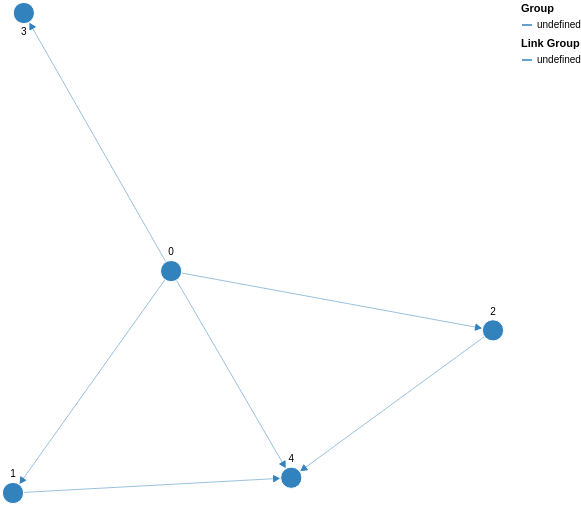

The Vega-Lite source for this figure:
### Vega specification from a JSON file in a GitHub repository (floating-point values rounded to 4 significant figures)
{"$schema": "https://vega.github.io/schema/vega/v5.json", "description": "A node-link diagram with force-directed layout.", "width": 500, "height": 500, "padding": 0, "signals": [{"name": "cx", "update": "width / 2"}, {"name": "cy", "update": "height / 2"}, {"name": "nodeRadius", "value": 15}, {"name": "nodeCharge", "value": -80}, {"name": "linkDistance", "value": 80}, {"description": "State variable for active node fix status.", "name": "fix", "value": false, "on": [{"events": "symbol:mouseout[!event.buttons], window:mouseup", "update": "false"}, {"events": "symbol:mouseover", "update": "fix || true"}, {"events": "[symbol:mousedown, window:mouseup] > window:mousemove!", "update": "xy()", "force": true}]}, {"description": "Unfix node", "name": "reset", "value": null, "on": [{"events": "symbol:dblclick", "update": "item().datum"}]}, {"description": "Graph node most recently interacted with.", "name": "node", "value": null, "on": [{"events": "symbol:mouseover", "update": "fix === true ? item() : node"}]}, {"description": "Flag to restart Force simulation upon data changes.", "name": "restart", "value": false, "on": [{"events": {"signal": "fix"}, "update": "fix && fix.length"}, {"events": {"signal": "reset"}, "update": "true"}]}], "scales": [{"name": "color", "type": "ordinal", "domain": {"data": "node-data", "field": "group"}, "range": {"scheme": "category20c"}}, {"name": "colorlink", "type": "ordinal", "domain": {"data": "link-data", "field": "group"}, "range": {"scheme": "category20c"}}, {"name": "xscale", "domain": {"data": "node-data", "field": "inputX"}, "range": [10, {"signal": "width - 10"}]}, {"name": "yscale", "domain": {"data": "node-data", "field": "inputY"}, "range": [10, {"signal": "height - 10"}]}], "legends": [{"title": "Group", "stroke": "color", "symbolType": "stroke"}, {"title": "Link Group", "stroke": "colorlink", "symbolType": "stroke"}], "marks": [{"name": "nodes", "type": "symbol", "zindex": 1, "from": {"data": "node-data"}, "transform": [{"type": "force", "iterations": 300, "restart": {"signal": "restart"}, "static": true, "signal": "force", "forces": [{"force": "center", "x": {"signal": "cx"}, "y": {"signal": "cy"}}, {"force": "collide", "radius": {"signal": "nodeRadius"}}, {"force": "nbody", "strength": {"signal": "nodeCharge"}}, {"force": "link", "links": "link-data", "distance": {"signal": "linkDistance"}}]}], "encode": {"enter": {"fill": {"scale": "color", "field": "group"}, "stroke": {"value": "white"}}, "update": {"size": {"signal": "2 * nodeRadius * nodeRadius"}, "cursor": {"value": "pointer"}, "fx": {"signal": "datum.interactionX == null ? scale('xscale', datum.inputX) : datum.interactionX"}, "fy": {"signal": "datum.interactionY == null ? scale('yscale', datum.inputY) : datum.interactionY"}}}}, {"type": "text", "name": "labels", "from": {"data": "nodes"}, "zindex": 2, "interactive": false, "transform": [{"type": "label", "avoidMarks": ["nodes"], "anchor": ["top", "bottom", "right", "left"], "offset": [1], "size": {"signal": "[width + 60, height]"}}], "encode": {"enter": {"fill": {"value": "black"}, "align": {"value": "center"}, "baseline": {"value": "middle"}, "fontSize": {"value": 10}, "text": {"field": "datum.label"}}, "update": {"x": {"field": "x"}, "y": {"field": "y"}}}}, {"type": "path", "from": {"data": "link-data"}, "interactive": false, "encode": {"update": {"stroke": {"scale": "colorlink", "field": "group"}, "strokeWidth": {"value": 0.5}}}, "transform": [{"type": "linkpath", "require": {"signal": "force"}, "shape": "line", "sourceX": "datum.source.x", "sourceY": "datum.source.y", "targetX": "datum.target.x", "targetY": "datum.target.y"}]}, {"name": "arrows", "type": "symbol", "from": {"data": "link-data"}, "zindex": {"value": 40}, "encode": {"enter": {"fill": {"scale": "colorlink", "field": "group"}, "stroke": {"scale": "colorlink", "field": "group"}, "shape": {"value": "triangle-right"}, "size": {"value": 40}}, "update": {"x": {"field": "target.x"}, "y": {"field": "target.y"}}, "hover": {"opacity": {"value": 1}}}, "transform": [{"type": "formula", "as": "tan", "expr": "atan2((datum.datum.target.y-datum.datum.source.y),(datum.datum.target.x-datum.datum.source.x))"}, {"type": "formula", "as": "angle", "expr": "datum.tan*180/PI"}, {"type": "formula", "as": "y", "expr": "datum.datum.target.y - nodeRadius*sin(datum.tan)"}, {"type": "formula", "as": "x", "expr": "datum.datum.target.x - nodeRadius*cos(datum.tan)"}]}], "data": [{"name": "node-data", "values": [{"attribution": ["C", "A"], "label": 0, "id": 0, "inputX": -0.06867, "inputY": -0.1511, "fx": null, "fy": null}, {"attribution": ["B"], "label": 1, "id": 1, "inputX": -0.466, "inputY": 0.5788, "fx": null, "fy": null}, {"attribution": ["D", "A", "B"], "label": 2, "id": 2, "inputX": 0.7401, "inputY": 0.04375, "fx": null, "fy": null}, {"attribution": ["D", "A"], "label": 3, "id": 3, "inputX": -0.4387, "inputY": -1.0, "fx": null, "fy": null}, {"attribution": ["C", "D"], "label": 4, "id": 4, "inputX": 0.2332, "inputY": 0.5286, "fx": null, "fy": null}], "on": [{"trigger": "fix.length == 2", "modify": "node.datum", "values": "{interactionX: fix[0], interactionY: fix[1]}"}, {"trigger": "reset", "modify": "reset", "values": "{interactionX: null, interactionY: null}"}]}, {"name": "link-data", "values": [{"attribution": ["C", "D", "B"], "source": 0, "target": 1}, {"attribution": ["C", "B", "A"], "source": 0, "target": 2}, {"attribution": ["A", "C", "D"], "source": 0, "target": 3}, {"attribution": ["B"], "source": 0, "target": 4}, {"attribution": ["B", "A"], "source": 1, "target": 4}, {"attribution": ["A", "D"], "source": 2, "target": 4}]}]}
